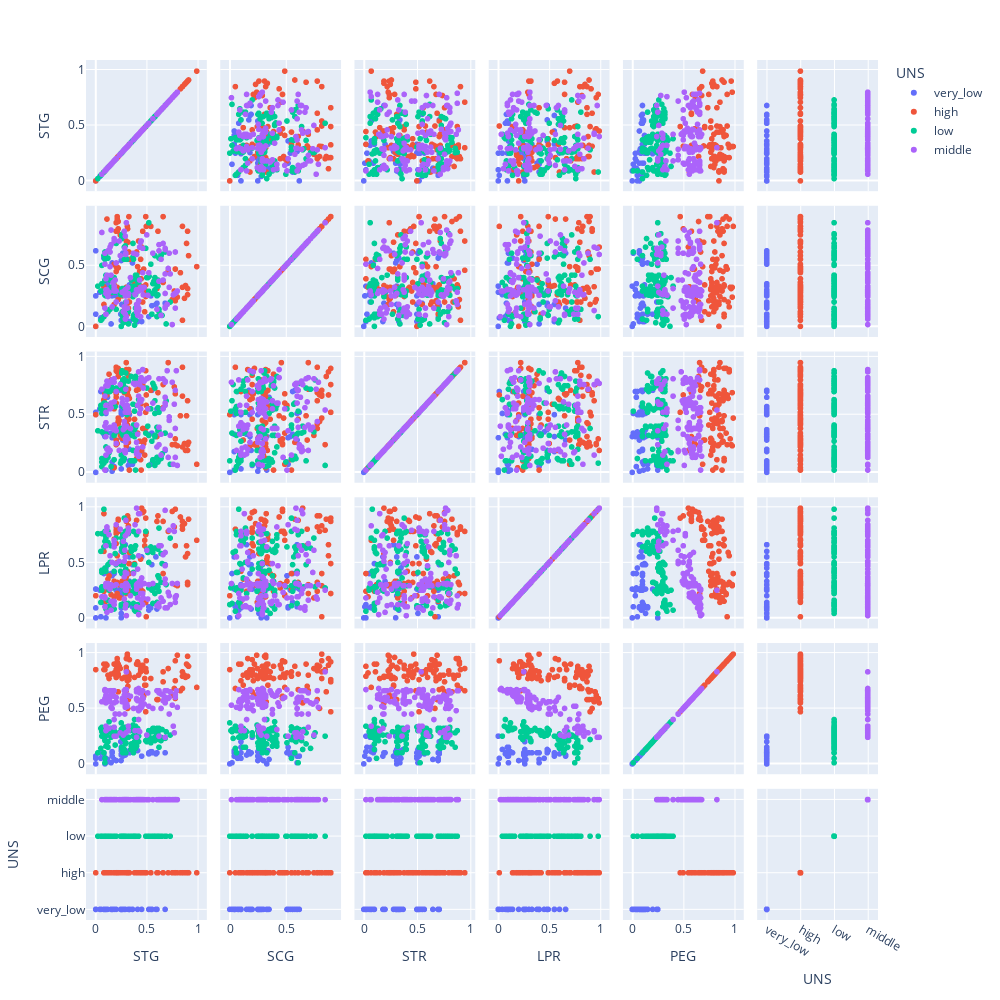

Here is the notebook cell this chart was saved with:
### Code cell
fig = px.scatter_matrix(df,color = "UNS",height = 1000,width = 1000)
fig.show()

### Figure 1 — Plotly figure (JSON) as saved in the notebook; plotly's stock layout.template omitted (floating-point values rounded to 4 significant figures; data arrays with more than 128 entries replaced by an {"elided": "..."} marker saying what was removed)
{"data": [{"dimensions": [{"axis": {"matches": true}, "label": "STG", "values": [0, 0.15, 0.05, 0.04, 0.09, 0.115, 0.25, 0.32, 0.29, 0.255, 0.245, 0.248, 0.251, 0.265, 0.45, 0.33, 0.33, 0.36, 0.33, 0.68, 0.55, 0.59, 0.6, 0.55, 0, 0.16, 0.18, 0.1, 0, 0.2, 0.1, 0.16, 0.16, 0.08, 0.1, 0, 0.08, 0.08, 0.25, 0.28, 0.25, 0.26, 0.25, 0.25, 0.33, 0.41, 0.36, 0.52, 0.54, 0.52]}, {"axis": {"matches": true}, "label": "SCG", "values": [0, 0.02, 0.07, 0.28, 0.33, 0.35, 0.1, 0.2, 0.15, 0.18, 0.1, 0.3, 0.265, 0.6, 0.04, 0.04, 0.27, 0.29, 0.34, 0.19, 0.1, 0.18, 0.19, 0.17, 0.1, 0.25, 0.26, 0.27, 0.25, 0.25, 0.33, 0.51, 0.52, 0.56, 0.6, 0.62, 0.56, 0.58, 0.05, 0.08, 0.28, 0.26, 0.26, 0.54, 0.04, 0.04, 0.52, 0.08, 0.25, 0.28]}, {"axis": {"matches": true}, "label": "STR", "values": [0, 0.34, 0.7, 0.55, 0.31, 0.65, 0.03, 0.06, 0.33, 0.5, 0.71, 0.31, 0.57, 0.28, 0.18, 0.5, 0.2, 0.37, 0.1, 0.19, 0.34, 0.31, 0.55, 0.71, 0.5, 0.01, 0.05, 0.35, 0.5, 0.7, 0.02, 0.09, 0.3, 0.33, 0.51, 0.52, 0.7, 0.71, 0.53, 0.52, 0.3, 0.31, 0.51, 0.31, 0.02, 0.33, 0.07, 0.33, 0.07, 0.32]}, {"axis": {"matches": true}, "label": "LPR", "values": [0, 0.4, 0.01, 0.25, 0.26, 0.27, 0.09, 0.26, 0.66, 0.4, 0.26, 0.2, 0.6, 0.66, 0.55, 0.55, 0.33, 0.48, 0.49, 0.48, 0.3, 0.55, 0.08, 0.48, 0.26, 0.1, 0.4, 0.45, 0.09, 0.25, 0, 0.38, 0.09, 0.4, 0.1, 0.26, 0.14, 0.27, 0.1, 0.25, 0.001, 0.26, 0.04, 0.25, 0.12, 0.26, 0.1, 0.07, 0.09, 0.1]}, {"axis": {"matches": true}, "label": "PEG", "values": [0, 0.01, 0.05, 0.1, 0, 0.04, 0.15, 0.24, 0.08, 0.1, 0.2, 0.03, 0.09, 0.07, 0.07, 0.1, 0.1, 0.13, 0.12, 0.1, 0.1, 0.09, 0.1, 0.11, 0.05, 0.07, 0.04, 0.05, 0.07, 0.03, 0.25, 0.1, 0.11, 0.1, 0.01, 0.07, 0.1, 0.09, 0.12, 0.08, 0.25, 0.13, 0.13, 0.08, 0.11, 0.12, 0.15, 0.09, 0.11, 0.1]}, {"axis": {"matches": true}, "label": "UNS", "values": ["very_low", "very_low", "very_low", "very_low", "very_low", "very_low", "very_low", "very_low", "very_low", "very_low", "very_low", "very_low", "very_low", "very_low", "very_low", "very_low", "very_low", "very_low", "very_low", "very_low", "very_low", "very_low", "very_low", "very_low", "very_low", "very_low", "very_low", "very_low", "very_low", "very_low", "very_low", "very_low", "very_low", "very_low", "very_low", "very_low", "very_low", "very_low", "very_low", "very_low", "very_low", "very_low", "very_low", "very_low", "very_low", "very_low", "very_low", "very_low", "very_low", "very_low"]}], "hovertemplate": "UNS=very_low<br>%{xaxis.title.text}=%{x}<br>%{yaxis.title.text}=%{y}<extra></extra>", "legendgroup": "very_low", "marker": {"color": "#636efa", "symbol": "circle"}, "name": "very_low", "showlegend": true, "type": "splom"}, {"dimensions": [{"axis": {"matches": true}, "label": "STG", "values": [0.08, 0, 0.18, 0.1, 0.12, 0.09, 0.08, 0.15, 0.18, 0.2, 0.2, 0.13, 0.18, 0.24, 0.18, 0.31, 0.28, 0.325, 0.323, 0.258, 0.299, 0.299, 0.32, 0.329, 0.315, 0.325, 0.325, 0.312, 0.299, 0.48, 0.46, 0.48, 0.49, 0.495, 0.445, 0.43, 0.4, 0.38, 0.41, 0.44, 0.49, 0.44, 0.45, 0.46, 0.495, 0.49, 0.42, 0.4, 0.78, 0.85, 0.9, 0.6, 0.77, 0.88, 0.99, 0.83, 0.66, 0.71, 0.91, 0.89, 0.61, 0.54, 0.66, 0.08, 0.2, 0.22, 0.2, 0.21, 0.23, 0.22, 0.2, 0.22, 0.2, 0.2, 0.21, 0.22, 0.11, 0.21, 0.21, 0.22, 0.2, 0.3, 0.31, 0.32, 0.33, 0.3, 0.32, 0.31, 0.32, 0.3, 0.31, 0.31, 0.47, 0.8, 0.75, 0.87, 0.9, 0.85, 0.78, 0.78, 0.9, 0.85]}, {"axis": {"matches": true}, "label": "SCG", "values": [0.08, 0, 0.18, 0.1, 0.12, 0.3, 0.325, 0.275, 0.32, 0.45, 0.49, 0.39, 0.34, 0.75, 0.51, 0.1, 0.16, 0.25, 0.32, 0.25, 0.32, 0.295, 0.28, 0.55, 0.69, 0.61, 0.9, 0.8, 0.7, 0.12, 0.2, 0.3, 0.245, 0.276, 0.39, 0.45, 0.33, 0.36, 0.49, 0.33, 0.34, 0.55, 0.65, 0.78, 0.82, 0.9, 0.7, 0.61, 0.21, 0.05, 0.26, 0.31, 0.29, 0.335, 0.49, 0.44, 0.36, 0.46, 0.58, 0.68, 0.78, 0.82, 0.9, 0.18, 0.2, 0.22, 0.2, 0.32, 0.29, 0.31, 0.32, 0.48, 0.49, 0.85, 0.78, 0.8, 0.88, 0.9, 0.88, 0.86, 0.78, 0.18, 0.2, 0.15, 0.2, 0.16, 0.2, 0.32, 0.31, 0.32, 0.32, 0.82, 0.47, 0.24, 0.22, 0.23, 0.31, 0.32, 0.47, 0.47, 0.78, 0.82]}, {"axis": {"matches": true}, "label": "STR", "values": [0.1, 0.5, 0.55, 0.7, 0.75, 0.68, 0.62, 0.8, 0.04, 0.28, 0.6, 0.85, 0.71, 0.32, 0.58, 0.41, 0.69, 0.38, 0.89, 0.295, 0.31, 0.8, 0.72, 0.02, 0.28, 0.46, 0.52, 0.67, 0.95, 0.28, 0.76, 0.15, 0.38, 0.58, 0.02, 0.27, 0.12, 0.46, 0.34, 0.59, 0.88, 0.11, 0.19, 0.38, 0.67, 0.52, 0.72, 0.71, 0.68, 0.91, 0.19, 0.31, 0.74, 0.19, 0.07, 0.49, 0.56, 0.95, 0.26, 0.49, 0.69, 0.71, 0.76, 0.63, 0.68, 0.9, 0.88, 0.25, 0.45, 0.42, 0.65, 0.47, 0.68, 0.24, 0.42, 0.44, 0.67, 0.9, 0.87, 0.83, 0.91, 0.23, 0.46, 0.66, 0.64, 0.89, 0.84, 0.29, 0.26, 0.43, 0.69, 0.47, 0.25, 0.23, 0.24, 0.25, 0.24, 0.22, 0.24, 0.29, 0.62, 0.66]}, {"axis": {"matches": true}, "label": "LPR", "values": [0.24, 0.2, 0.3, 0.15, 0.35, 0.18, 0.94, 0.21, 0.19, 0.31, 0.2, 0.38, 0.71, 0.18, 0.33, 0.42, 0.33, 0.31, 0.32, 0.33, 0.33, 0.37, 0.89, 0.4, 0.8, 0.32, 0.49, 0.92, 0.22, 0.7, 0.95, 0.65, 0.14, 0.77, 0.24, 0.27, 0.3, 0.49, 0.21, 0.53, 0.75, 0.26, 0.99, 0.24, 0.01, 0.9, 0.3, 0.88, 0.65, 0.8, 0.58, 0.87, 0.82, 0.55, 0.7, 0.91, 0.4, 0.78, 0.89, 0.65, 0.92, 0.29, 0.87, 0.6, 0.67, 0.3, 0.77, 0.5, 0.18, 0.88, 0.31, 0.78, 0.76, 0.79, 0.32, 0.78, 0.66, 0.22, 0.56, 0.89, 0.82, 0.9, 0.78, 0.24, 0.59, 0.32, 0.81, 0.31, 0.83, 0.87, 0.3, 0.4, 0.96, 0.29, 0.96, 0.85, 0.3, 0.87, 0.3, 0.98, 0.32, 0.83]}, {"axis": {"matches": true}, "label": "PEG", "values": [0.9, 0.85, 0.81, 0.9, 0.8, 0.85, 0.56, 0.81, 0.82, 0.78, 0.78, 0.77, 0.9, 0.86, 0.82, 0.75, 0.78, 0.79, 0.8, 0.77, 0.87, 0.84, 0.58, 0.79, 0.7, 0.81, 0.76, 0.5, 0.66, 0.71, 0.65, 0.77, 0.86, 0.83, 0.88, 0.89, 0.9, 0.78, 0.92, 0.85, 0.71, 0.83, 0.55, 0.89, 0.93, 0.47, 0.8, 0.67, 0.75, 0.68, 0.79, 0.58, 0.68, 0.78, 0.69, 0.66, 0.83, 0.86, 0.88, 0.9, 0.58, 0.77, 0.74, 0.85, 0.85, 0.9, 0.8, 0.8, 0.88, 0.8, 0.89, 0.81, 0.78, 0.85, 0.84, 0.88, 0.89, 0.92, 0.95, 0.65, 0.85, 0.84, 0.83, 0.82, 0.94, 0.95, 0.8, 0.96, 0.77, 0.83, 0.98, 0.99, 0.61, 0.98, 0.62, 0.8, 0.97, 0.79, 0.93, 0.59, 0.89, 0.83]}, {"axis": {"matches": true}, "label": "UNS", "values": ["high", "high", "high", "high", "high", "high", "high", "high", "high", "high", "high", "high", "high", "high", "high", "high", "high", "high", "high", "high", "high", "high", "high", "high", "high", "high", "high", "high", "high", "high", "high", "high", "high", "high", "high", "high", "high", "high", "high", "high", "high", "high", "high", "high", "high", "high", "high", "high", "high", "high", "high", "high", "high", "high", "high", "high", "high", "high", "high", "high", "high", "high", "high", "high", "high", "high", "high", "high", "high", "high", "high", "high", "high", "high", "high", "high", "high", "high", "high", "high", "high", "high", "high", "high", "high", "high", "high", "high", "high", "high", "high", "high", "high", "high", "high", "high", "high", "high", "high", "high", "high", "high"]}], "hovertemplate": "UNS=high<br>%{xaxis.title.text}=%{x}<br>%{yaxis.title.text}=%{y}<extra></extra>", "legendgroup": "high", "marker": {"color": "#EF553B", "symbol": "circle"}, "name": "high", "showlegend": true, "type": "splom"}, {"dimensions": [{"axis": {"matches": true}, "label": "STG", "values": {"elided": "129 float values"}}, {"axis": {"matches": true}, "label": "SCG", "values": {"elided": "129 float values"}}, {"axis": {"matches": true}, "label": "STR", "values": {"elided": "129 float values"}}, {"axis": {"matches": true}, "label": "LPR", "values": {"elided": "129 float values"}}, {"axis": {"matches": true}, "label": "PEG", "values": {"elided": "129 float values"}}, {"axis": {"matches": true}, "label": "UNS", "values": {"elided": "129 str values"}}], "hovertemplate": "UNS=low<br>%{xaxis.title.text}=%{x}<br>%{yaxis.title.text}=%{y}<extra></extra>", "legendgroup": "low", "marker": {"color": "#00cc96", "symbol": "circle"}, "name": "low", "showlegend": true, "type": "splom"}, {"dimensions": [{"axis": {"matches": true}, "label": "STG", "values": [0.1, 0.09, 0.1, 0.1, 0.2, 0.2, 0.18, 0.1, 0.12, 0.19, 0.14, 0.18, 0.17, 0.1, 0.09, 0.23, 0.18, 0.2, 0.09, 0.06, 0.15, 0.24, 0.29, 0.3, 0.27, 0.3, 0.295, 0.315, 0.29, 0.258, 0.32, 0.29, 0.3, 0.29, 0.26, 0.305, 0.32, 0.295, 0.285, 0.28, 0.3, 0.295, 0.4, 0.4, 0.41, 0.41, 0.42, 0.44, 0.42, 0.43, 0.44, 0.45, 0.465, 0.475, 0.385, 0.34, 0.43, 0.46, 0.46, 0.44, 0.445, 0.37, 0.6, 0.78, 0.64, 0.7, 0.75, 0.78, 0.8, 0.76, 0.72, 0.51, 0.77, 0.79, 0.68, 0.71, 0.73, 0.66, 0.62, 0.52, 0.64, 0.62, 0.62, 0.72, 0.68, 0.56, 0.78, 0.5, 0.16, 0.11, 0.13, 0.1, 0.18, 0.11, 0.18, 0.11, 0.15, 0.12, 0.14, 0.14, 0.18, 0.15, 0.29, 0.28, 0.28, 0.31, 0.28, 0.28, 0.27, 0.29, 0.4, 0.41, 0.42, 0.42, 0.4, 0.4, 0.43, 0.68, 0.68, 0.68, 0.66, 0.68]}, {"axis": {"matches": true}, "label": "SCG", "values": [0.1, 0.15, 0.1, 0.1, 0.2, 0.29, 0.3, 0.27, 0.245, 0.38, 0.49, 0.33, 0.36, 0.39, 0.51, 0.7, 0.72, 0.52, 0.6, 0.77, 0.79, 0.58, 0.06, 0.08, 0.12, 0.2, 0.25, 0.32, 0.3, 0.28, 0.255, 0.25, 0.27, 0.3, 0.28, 0.255, 0.27, 0.59, 0.64, 0.78, 0.85, 0.6, 0.18, 0.12, 0.18, 0.09, 0.15, 0.08, 0.21, 0.305, 0.32, 0.299, 0.258, 0.32, 0.26, 0.4, 0.38, 0.44, 0.64, 0.69, 0.7, 0.6, 0.14, 0.15, 0.09, 0.18, 0.015, 0.27, 0.29, 0.258, 0.32, 0.255, 0.267, 0.28, 0.27, 0.475, 0.43, 0.38, 0.37, 0.44, 0.55, 0.62, 0.67, 0.6, 0.63, 0.6, 0.61, 0.75, 0.16, 0.29, 0.28, 0.3, 0.29, 0.3, 0.31, 0.42, 0.42, 0.62, 0.65, 0.61, 0.7, 0.67, 0.1, 0.12, 0.16, 0.15, 0.29, 0.28, 0.28, 0.74, 0.15, 0.11, 0.13, 0.29, 0.3, 0.59, 0.65, 0.16, 0.15, 0.43, 0.68, 0.64]}, {"axis": {"matches": true}, "label": "STR", "values": [0.15, 0.4, 0.43, 0.52, 0.7, 0.25, 0.37, 0.31, 0.75, 0.38, 0.55, 0.61, 0.8, 0.75, 0.02, 0.19, 0.37, 0.36, 0.66, 0.72, 0.78, 0.76, 0.19, 0.4, 0.37, 0.52, 0.26, 0.29, 0.52, 0.64, 0.55, 0.29, 0.31, 0.56, 0.6, 0.63, 0.52, 0.29, 0.18, 0.44, 0.54, 0.72, 0.26, 0.41, 0.33, 0.58, 0.66, 0.8, 0.87, 0.51, 0.55, 0.63, 0.73, 0.79, 0.76, 0.38, 0.62, 0.89, 0.22, 0.61, 0.82, 0.77, 0.22, 0.38, 0.33, 0.88, 0.78, 0.13, 0.06, 0.07, 0.48, 0.55, 0.59, 0.88, 0.78, 0.13, 0.32, 0.55, 0.81, 0.82, 0.15, 0.24, 0.39, 0.45, 0.65, 0.6, 0.71, 0.81, 0.8, 0.2, 0.18, 0.58, 0.78, 0.79, 0.81, 0.38, 0.6, 0.21, 0.19, 0.39, 0.41, 0.56, 0.17, 0.38, 0.41, 0.58, 0.19, 0.38, 0.59, 0.39, 0.16, 0.21, 0.15, 0.14, 0.18, 0.77, 0.76, 0.2, 0.58, 0.6, 0.81, 0.79]}, {"axis": {"matches": true}, "label": "LPR", "values": [0.65, 0.1, 0.29, 0.78, 0.3, 0.49, 0.12, 0.29, 0.31, 0.49, 0.29, 0.64, 0.14, 0.31, 0.18, 0.51, 0.29, 0.84, 0.19, 0.19, 0.3, 0.8, 0.55, 0.02, 0.29, 0.3, 0.12, 0.29, 0.09, 0.29, 0.78, 0.29, 0.31, 0.25, 0.29, 0.4, 0.81, 0.31, 0.61, 0.17, 0.25, 0.88, 0.26, 0.1, 0.31, 0.18, 0.78, 0.22, 0.56, 0.09, 0.33, 0.36, 0.18, 0.31, 0.84, 0.2, 0.33, 0.12, 0.22, 0.29, 0.16, 0.4, 0.11, 0.18, 0.65, 0.09, 0.31, 0.14, 0.31, 0.83, 0.2, 0.17, 0.78, 0.2, 0.31, 0.23, 0.12, 0.15, 0.13, 0.3, 0.18, 0.65, 0.1, 0.79, 0.09, 0.31, 0.19, 0.61, 0.5, 0.05, 0.75, 0.28, 0.15, 0.8, 0.7, 0.82, 0.15, 0.3, 0.26, 0.56, 0.67, 0.07, 0.74, 0.17, 0.51, 0.76, 0.37, 0.29, 0.69, 0.41, 0.3, 0.44, 0.94, 0.03, 0.29, 0.99, 0.94, 0.59, 0.35, 0.47, 0.57, 0.97]}, {"axis": {"matches": true}, "label": "PEG", "values": [0.3, 0.66, 0.56, 0.34, 0.6, 0.56, 0.66, 0.65, 0.59, 0.45, 0.6, 0.25, 0.66, 0.62, 0.67, 0.45, 0.55, 0.25, 0.59, 0.56, 0.51, 0.28, 0.51, 0.67, 0.58, 0.53, 0.67, 0.62, 0.67, 0.56, 0.34, 0.57, 0.54, 0.67, 0.59, 0.54, 0.3, 0.55, 0.45, 0.66, 0.83, 0.28, 0.67, 0.65, 0.5, 0.58, 0.4, 0.56, 0.48, 0.64, 0.52, 0.51, 0.59, 0.54, 0.3, 0.61, 0.49, 0.66, 0.6, 0.57, 0.64, 0.5, 0.66, 0.63, 0.5, 0.66, 0.53, 0.62, 0.51, 0.34, 0.6, 0.64, 0.28, 0.66, 0.57, 0.59, 0.65, 0.62, 0.64, 0.52, 0.63, 0.25, 0.66, 0.45, 0.66, 0.5, 0.6, 0.26, 0.5, 0.66, 0.32, 0.55, 0.61, 0.32, 0.4, 0.31, 0.62, 0.59, 0.66, 0.56, 0.33, 0.66, 0.52, 0.6, 0.56, 0.52, 0.58, 0.62, 0.26, 0.54, 0.58, 0.57, 0.3, 0.68, 0.59, 0.24, 0.29, 0.6, 0.6, 0.55, 0.57, 0.24]}, {"axis": {"matches": true}, "label": "UNS", "values": ["middle", "middle", "middle", "middle", "middle", "middle", "middle", "middle", "middle", "middle", "middle", "middle", "middle", "middle", "middle", "middle", "middle", "middle", "middle", "middle", "middle", "middle", "middle", "middle", "middle", "middle", "middle", "middle", "middle", "middle", "middle", "middle", "middle", "middle", "middle", "middle", "middle", "middle", "middle", "middle", "middle", "middle", "middle", "middle", "middle", "middle", "middle", "middle", "middle", "middle", "middle", "middle", "middle", "middle", "middle", "middle", "middle", "middle", "middle", "middle", "middle", "middle", "middle", "middle", "middle", "middle", "middle", "middle", "middle", "middle", "middle", "middle", "middle", "middle", "middle", "middle", "middle", "middle", "middle", "middle", "middle", "middle", "middle", "middle", "middle", "middle", "middle", "middle", "middle", "middle", "middle", "middle", "middle", "middle", "middle", "middle", "middle", "middle", "middle", "middle", "middle", "middle", "middle", "middle", "middle", "middle", "middle", "middle", "middle", "middle", "middle", "middle", "middle", "middle", "middle", "middle", "middle", "middle", "middle", "middle", "middle", "middle"]}], "hovertemplate": "UNS=middle<br>%{xaxis.title.text}=%{x}<br>%{yaxis.title.text}=%{y}<extra></extra>", "legendgroup": "middle", "marker": {"color": "#ab63fa", "symbol": "circle"}, "name": "middle", "showlegend": true, "type": "splom"}], "layout": {"dragmode": "select", "height": 1000, "legend": {"title": {"text": "UNS"}, "tracegroupgap": 0}, "margin": {"t": 60}, "width": 1000}}
